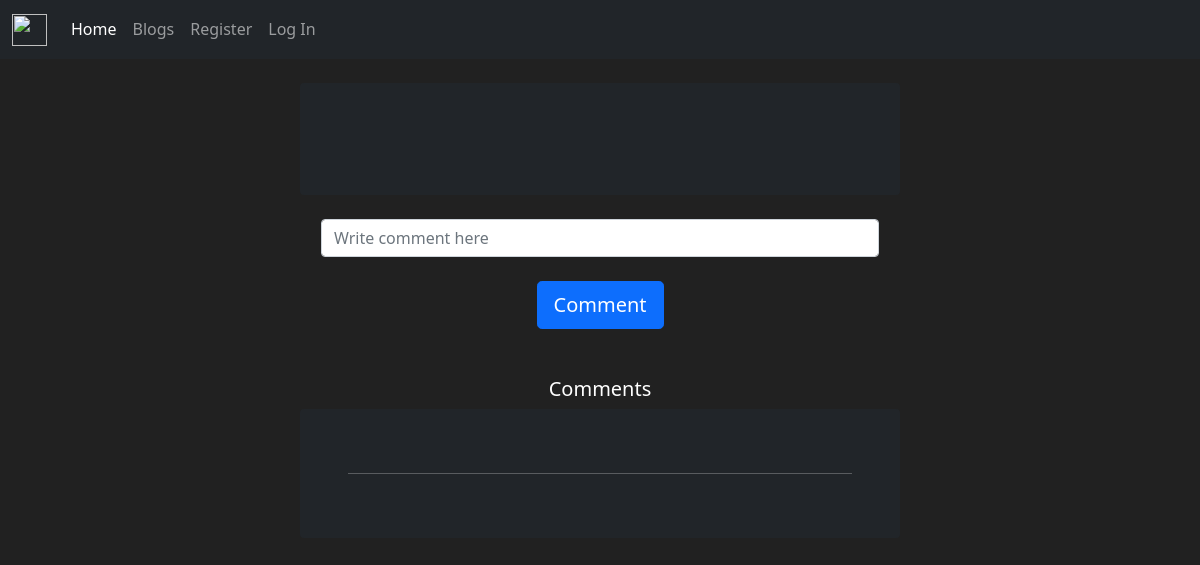
Page /blogs/8 on the earlier database version.
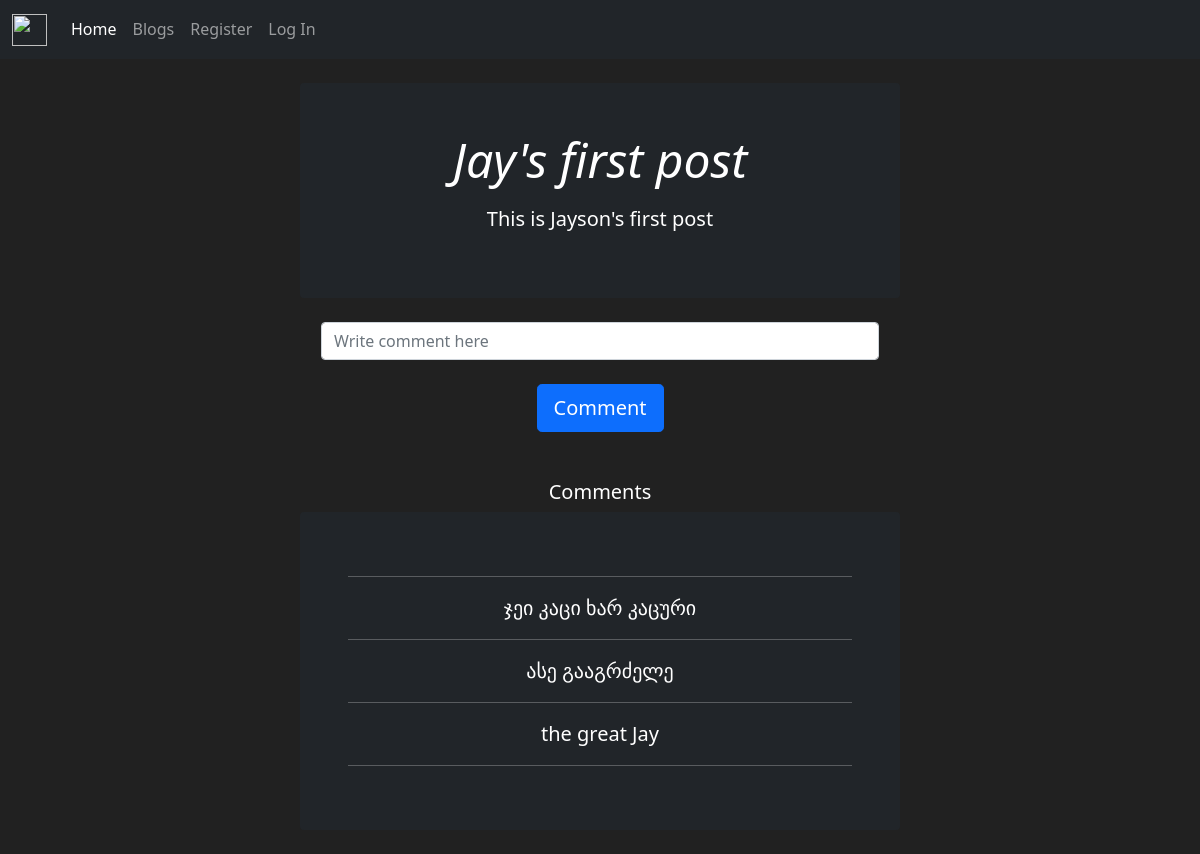
Same page on the later database version.
### blog/models.py (models this page shows, shortened)
class Post(db.Model):
    id = db.Column(db.Integer(), primary_key=True)
    title = db.Column(db.String(length=100), nullable=False)
    post = db.Column(db.String(length=1000), nullable=False)
    rating = db.Column(db.Float(), nullable=False, default=0.0)
    date = db.Column(db.DateTime(), nullable=False, default=datetime.utcnow)
    owner = db.Column(db.Integer(), db.ForeignKey('user.id'))
    comments = db.relationship('Comment', backref='owned_post', lazy=True)

class Comment(db.Model):
    id = db.Column(db.Integer(), primary_key=True)
    comment = db.Column(db.String(length=1000), nullable=False)
    like = db.Column(db.Integer(), nullable=False, default=0)
    date = db.Column(db.DateTime(), nullable=False, default=datetime.utcnow)
    owner_user = db.Column(db.Integer(), db.ForeignKey('user.id'))
    owner_post = db.Column(db.Integer(), db.ForeignKey('post.id'))

### blog/routes.py (the view)
@app.route('/blogs/<int:id>', methods=['GET', 'POST'])
def individual_blog(id):
    form = CommentForm()
    blog = Post.query.filter_by(id=id).first()
    comments = Comment.query.filter_by(owner_post=id).all()
    if form.validate_on_submit():
        new_comment = Comment(comment=form.comment.data)
        db.session.add(new_comment)
        db.session.commit()
        new_comment.set_comment_owner(id)
        return redirect(f"/blogs/{id}")
    return render_template('individual_blog.html', blog=blog, comments=comments, form=form)

### blog/forms.py
class CommentForm(FlaskForm):
    comment = StringField(label='Write comment here', validators=[DataRequired()])
    submit = SubmitField(label='Comment')

### blog/templates/individual_blog.html (shortened to what this page needs)
{% extends "base.html" %}
{% block content %}
<br>
<div class="p-4 p-md-5 mb-4 text-white rounded bg-dark" id="blog-id">
    <div class="col-md-12 px-0">
      <h1 class="display-5 fst-italic">{{blog.title}}</h1>
      <p class="lead my-3">{{blog.post}}</p>
    </div>
</div>
<div class="container">
    <form method="post", class="form-login", style="color:white">
        {{ form.comment(class="form-control blog-comment", placeholder="Write comment here") }}
        <br>
        {{ form.submit(class="btn btn-lg btn-block btn-primary") }}
    </form>
</div>
<br><br>
<h5>Comments</h5>
<div class="p-4 p-md-5 mb-4 text-white rounded bg-dark" id="comment-id">
    <hr>
    {% for comm in comments %}
    <div class="col-md-12 px-0">
      <p class="lead my-3">{{comm.comment}}</p>
    </div>
    <hr>
    {% endfor %}
</div>
{% endblock %}

Differences in the rows shown:
added Post: title "Jay's first post", post "This is Jayson's first post"
added Comment: comment "ჯეი კაცი ხარ კაცური"
added Comment: comment "ასე გააგრძელე"
added Comment: comment "the great Jay"
